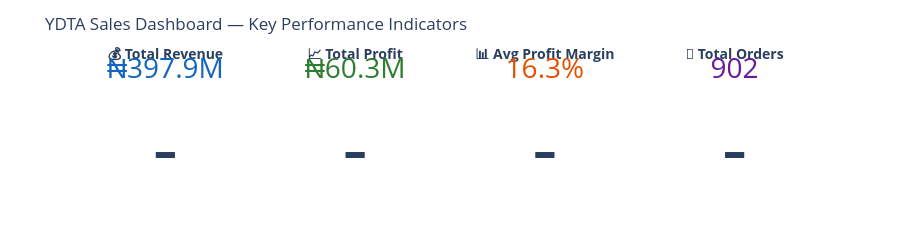

The cell this chart's notebook holds for it:
### Code cell
total_revenue = df_balanced['Total_Sales'].sum() 
total_profit  = df_balanced['Profit'].sum() 
avg_margin    = df_balanced['Profit_Margin'].mean() 
total_orders  = df_balanced['Order_ID'].nunique() 
  
fig = go.Figure() 
kpis = [ 
    ('💰 Total Revenue',     f'₦{total_revenue/1e6:.1f}M', '#1565C0'), 
    ('📈 Total Profit',      f'₦{total_profit/1e6:.1f}M',  '#2E7D32'), 
    ('📊 Avg Profit Margin', f'{avg_margin:.1f}%',          '#E65100'), 
    ('🛒 Total Orders',      f'{total_orders:,}',           '#6A1B9A'), 
] 
  
for i, (label, value, color) in enumerate(kpis): 
    fig.add_trace(go.Indicator( 
        mode='number', 
        value=None, 
        title={'text': f'<b>{label}</b><br>' 
               f'<span style="font-size:28px;color:{color}">{value}</span>', 
               'font': {'size': 14}}, 
        domain={'row': 0, 'column': i} 
    )) 
  
fig.update_layout( 
    grid={'rows': 1, 'columns': 4}, 
    height=160, 
    title='YDTA Sales Dashboard — Key Performance Indicators', 
    margin={'t': 60, 'b': 10} 
) 
fig.show()

### Figure 1 — Plotly figure (JSON) as saved in the notebook; plotly's stock layout.template omitted (floating-point values rounded to 4 significant figures)
{"data": [{"domain": {"column": 0, "row": 0}, "mode": "number", "title": {"font": {"size": 14}, "text": "<b>💰 Total Revenue</b><br><span style=\"font-size:28px;color:#1565C0\">₦397.9M</span>"}, "type": "indicator"}, {"domain": {"column": 1, "row": 0}, "mode": "number", "title": {"font": {"size": 14}, "text": "<b>📈 Total Profit</b><br><span style=\"font-size:28px;color:#2E7D32\">₦60.3M</span>"}, "type": "indicator"}, {"domain": {"column": 2, "row": 0}, "mode": "number", "title": {"font": {"size": 14}, "text": "<b>📊 Avg Profit Margin</b><br><span style=\"font-size:28px;color:#E65100\">16.3%</span>"}, "type": "indicator"}, {"domain": {"column": 3, "row": 0}, "mode": "number", "title": {"font": {"size": 14}, "text": "<b>🛒 Total Orders</b><br><span style=\"font-size:28px;color:#6A1B9A\">902</span>"}, "type": "indicator"}], "layout": {"grid": {"columns": 4, "rows": 1}, "height": 160, "margin": {"b": 10, "t": 60}, "title": {"text": "YDTA Sales Dashboard — Key Performance Indicators"}}}
